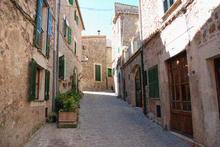
%> input picture Bo_Yuan_17017757/images/alleyNoisy_sigma20.png, 220 x 147 px, shrunk from 774 x 518 before the run; the run also reads 1 picture not shown here
$ octave advancedSection.m   (GNU Octave 9; MATLAB toolbox functions it lacks are replaced by stand-ins)
%> lines starting %> are read from the running program, lines starting %| are printed output that depends on the picture
%> further down, image is the input picture: size 147x220x3 uint8; mean R, G, B 133.5, 120.8, 112.3
### Bo_Yuan_17017757/nonLocalMeans.m
function [result] = nonLocalMeans(I, sigma, h, patchSize, windowSize)
%> called with sigma = 10, h = 0.5, patchSize = 2, windowSize = 5

I = double(I);
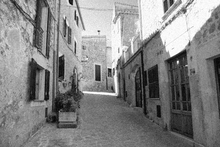
%> I: size 147x220 double; min 2, max 255, mean 133.5

ss = windowSize;
ps = patchSize;

[m,n] = size(I);
%> m = 147; n = 220
paddedImage = padarray(I, [ ss + ps, ss + ps], 'symmetric');
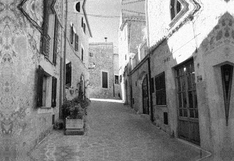
%> paddedImage: size 161x234 double; min 2, max 255, mean 134.2
paddedV = padarray(I, [ ss, ss ], 'symmetric');
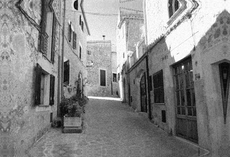
%> paddedV: size 157x230 double; min 2, max 255, mean 133.8

average = zeros(m,n);
sweight = zeros(m,n);

for x = -ss : ss
    for y = -ss : ss

        if(x == 0 && y == 0)
            continue;
        end

        % compute dist between two images
        distance = (paddedImage(1 + ss : end - ss, 1 + ss : end - ss) - ...
            paddedImage(1 + ss + x : end - ss + x, 1 + ss + y : end - ss + y)).^2;

        % compute integral image
        ii = computeIntegralImage(distance);

        % from 1+ss to end-ss => original image
        % later it will be used to compute weight
        v = paddedV(1 + ss + x : end - ss + x, 1 + ss + y : end - ss + y);

        % w's size is equal to oringinal image
        w = zeros(m,n);

        for i = 1 : m
            for j = 1 : n

                i1 = i + ps + 1;
                j1 = j + ps + 1;

                d = evaluateIntegralImage(ii, i1, j1, ps);

                w(i,j) = computeWeighting(d, sigma, h, ps);

                sweight(i,j) = sweight(i,j) + w(i,j);

                average(i,j) = average(i,j) + w(i,j) * v(i,j);

            end
        end

    end
end

result = average./sweight;

result = uint8(result);

end

### Bo_Yuan_17017757/advancedSection.m
clear all
close all
clc

%% Some parameters to set - make sure that your code works at image borders!
patchSize = 2;
sigma = 10; % standard deviation (different for each image!)
h = 0.5; %decay parameter
windowSize = 5;

%TODO - Read an image (note that we provide you with smaller ones for
%debug in the subfolder 'debug' int the 'image' folder);
%Also unless you are feeling adventurous, stick with non-colour
%images for now.
%NOTE: for each image, please also read its CORRESPONDING 'clean' or
%reference image. We will need this later to do some analysis
%NOTE2: the noise level is different for each image (it is 20, 10, and 5 as
%indicated in the image file names)

image = imread('images/alleyNoisy_sigma20.png');

imageReference = imread('images/alleyReference.png');

%TODO - Implement the non-local means function
tic
%> (the run ends here)
